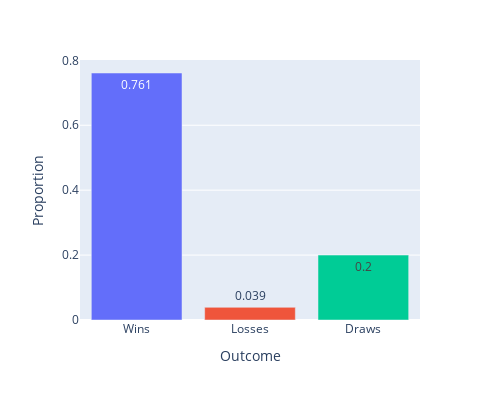

The cell this chart's notebook holds for it:
### Code cell
# Create a bar chart
fig = px.bar(
    x=["Wins", "Losses", "Draws"],
    y=[wins / sum, losses / sum, draws / sum],
    text_auto=True,
    labels={"x": "Outcome", "y": "Proportion"},
    color=["Wins", "Losses", "Draws"],
    height=400,
    width=500,
)

# Hide the legend
fig.update_layout(showlegend=False)
fig.show()

fig.write_image("outcome_proportions.pdf")

### Figure 1 — Plotly figure (JSON) as saved in the notebook; plotly's stock layout.template omitted (floating-point values rounded to 4 significant figures)
{"data": [{"hovertemplate": "color=Wins<br>Outcome=%{x}<br>Proportion=%{y}<extra></extra>", "legendgroup": "Wins", "marker": {"color": "#636efa", "pattern": {"shape": ""}}, "name": "Wins", "orientation": "v", "showlegend": true, "textposition": "auto", "texttemplate": "%{y}", "type": "bar", "x": ["Wins"], "xaxis": "x", "y": [0.761], "yaxis": "y"}, {"hovertemplate": "color=Losses<br>Outcome=%{x}<br>Proportion=%{y}<extra></extra>", "legendgroup": "Losses", "marker": {"color": "#EF553B", "pattern": {"shape": ""}}, "name": "Losses", "orientation": "v", "showlegend": true, "textposition": "auto", "texttemplate": "%{y}", "type": "bar", "x": ["Losses"], "xaxis": "x", "y": [0.039], "yaxis": "y"}, {"hovertemplate": "color=Draws<br>Outcome=%{x}<br>Proportion=%{y}<extra></extra>", "legendgroup": "Draws", "marker": {"color": "#00cc96", "pattern": {"shape": ""}}, "name": "Draws", "orientation": "v", "showlegend": true, "textposition": "auto", "texttemplate": "%{y}", "type": "bar", "x": ["Draws"], "xaxis": "x", "y": [0.2], "yaxis": "y"}], "layout": {"barmode": "relative", "height": 400, "legend": {"title": {"text": "color"}, "tracegroupgap": 0}, "margin": {"t": 60}, "showlegend": false, "width": 500, "xaxis": {"anchor": "y", "domain": [0, 1], "title": {"text": "Outcome"}}, "yaxis": {"anchor": "x", "domain": [0, 1], "title": {"text": "Proportion"}}}}
